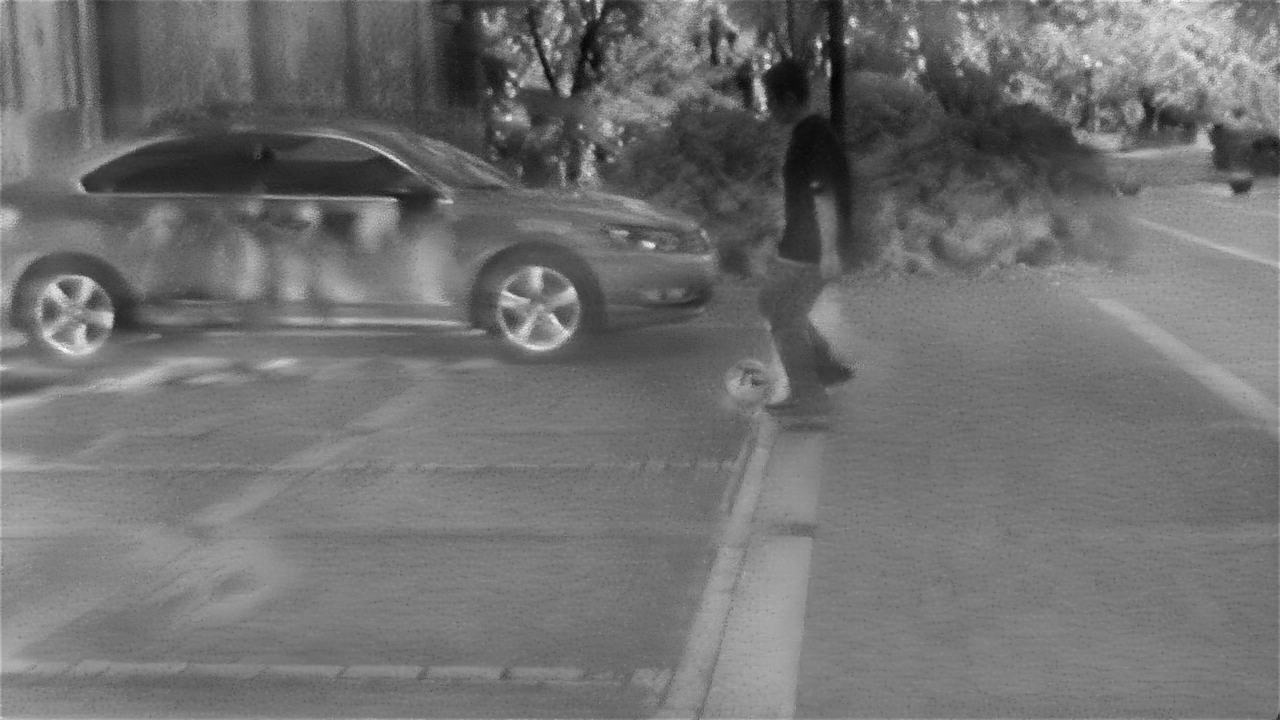
#> input picture data/test/frame_000402.png, 1280 x 720 px
$ python akaze3.py
#> lines starting #> are read from the running program, lines starting #| are printed output that depends on the picture; long printed decimals are rounded
import numpy as np
import cv2

# 读取图像
img1 = cv2.imread('frame_000402.png')  # 事件图像
#> img1 is the input picture: shape (720, 1280, 3); min 2, max 255, mean 112.8
img2 = cv2.imread('000403.png')        # RGB图像
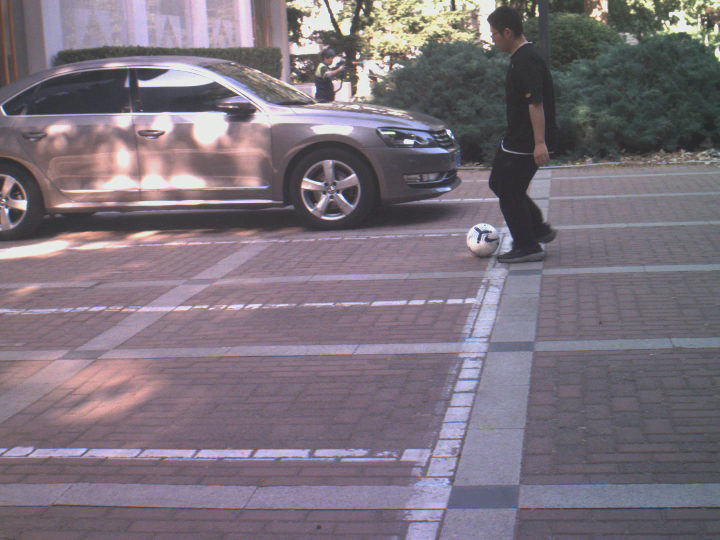
#> input picture data/test/000403.png, 1440 x 1080 px (shown at 1/2 size)
#> img2 is the input picture: shape (1080, 1440, 3); mean B, G, R 124.4, 114, 124

# 相机标定参数
rgb_camera_matrix = np.array([[2564.19310444823, 0, 739.387821416966],
                              [0, 2563.41510197018, 537.540801537576],
                              [0, 0, 1]])
rgb_dist_coeffs = np.array([-0.161037226394270, 0.128949733352634, 0, 0, 0])

dvs_camera_matrix = np.array([[1671.20555532487, 0, 644.067031753728],
                              [0, 1670.49054323916, 373.313702644126],
                              [0, 0, 1]])
dvs_dist_coeffs = np.array([-0.0707315665225943, 0.290205090753698, 0, 0, 0])

# 图像去畸变
undistorted_img1 = cv2.undistort(img1, dvs_camera_matrix, dvs_dist_coeffs)
undistorted_img2 = cv2.undistort(img2, rgb_camera_matrix, rgb_dist_coeffs)
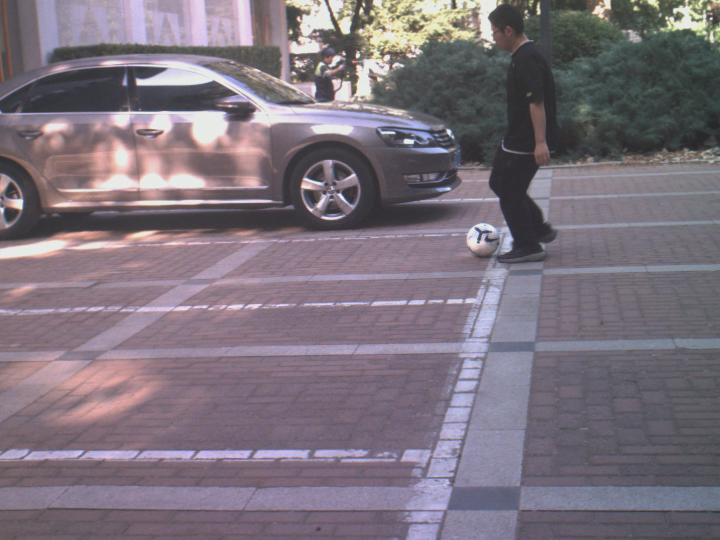
#> undistorted_img2: shape (1080, 1440, 3) (shown at 1/2 size); mean B, G, R 124.5, 114, 124

# 将图像转换为灰度图
gray1 = cv2.cvtColor(undistorted_img1, cv2.COLOR_BGR2GRAY)
gray2 = cv2.cvtColor(undistorted_img2, cv2.COLOR_BGR2GRAY)
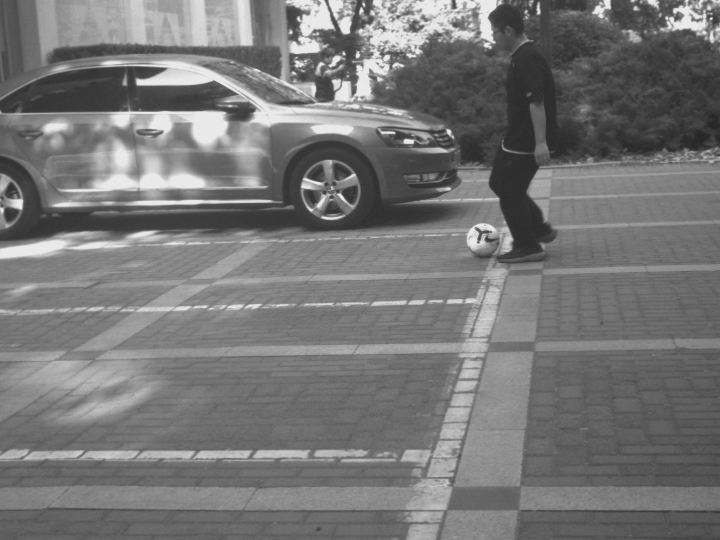
#> gray2: shape (1080, 1440) (shown at 1/2 size); min 36, max 239, mean 118.2

# init AKAZE detector
akaze = cv2.AKAZE_create()

# Find the keypoints and descriptors with AKAZE
kp1, des1 = akaze.detectAndCompute(gray1, None)
#> kp1 = 673 keypoints; strongest (x, y, size): (104, 318, 11.4), (819, 43, 5.7), (922, 61, 8.1), (569, 294, 11.4)
kp2, des2 = akaze.detectAndCompute(gray2, None)
#> kp2 = 2129 keypoints; strongest (x, y, size): (897, 263, 8.1), (614, 368, 16.1), (279, 164, 11.4), (715, 110, 8.1)

print(f"Keypoints in img1: {len(kp1)}, Keypoints in img2: {len(kp2)}")
#| Keypoints in img1: 673, Keypoints in img2: 2129

# BFMatcher with default params
bf = cv2.BFMatcher()
matches = bf.knnMatch(des1, des2, k=2)
#> matches = 673 matches

# Apply ratio test and collect good matches
good_matches = []
for m, n in matches:
    if m.distance < 0.95 * n.distance:
        good_matches.append(m)
#> after the loop, good_matches = 240 matches

print(f"Number of good matches: {len(good_matches)}")
#| Number of good matches: 240

# Sort the good matches by their distance (quality of match)
good_matches = sorted(good_matches, key=lambda x: x.distance)

# Select top N matches (e.g., top 50 or less if fewer matches)
N = min(50, len(good_matches))
#> N = 50
best_matches = good_matches[:N]
#> best_matches = 50 matches

# Calculate slopes and filter matches by distance
filtered_matches = []
slopes = []

for i, match in enumerate(best_matches):
    x1, y1 = kp1[match.queryIdx].pt
    x2, y2 = kp2[match.trainIdx].pt

    # Calculate the distance between (x1, y1) and (x2, y2)
    distance = np.sqrt((x2 - x1) ** 2 + (y2 - y1) ** 2)

    # Filter out matches where distance is less than 100
    #if distance < 190 or distance > 260:
    if distance < 172 or distance > 305:
       continue

    # Calculate slope (y2 - y1) / (x2 - x1)
    if x2 - x1 == 0:  # Handle vertical line case
        slope = 0
    else:
        # 计算斜率 (y2 - y1) / (x2 - x1)
        if x2 - x1 == 0:  # 处理垂直线的情况
            slope = 0
        else:
            slope = (y2 - y1) / (x2 - x1)

        if abs(slope) < 0.8 and slope > 0:  # 修正的条件
            print("add", x1, y1, x2, y2, slope, distance)
            slopes.append((slope, match))  # 存储斜率和对应的匹配
#> this loop made 50 passes
#> (x1, y1, x2, y2, distance, slope) on passes 2, 3, 6, 8, 12, 14, 18, 25, 29, 30, 37, 38: (783, 393.7, 1018, 497.7, 256.9, 0.442), (629.2, 126.6, 870.7, 60.78, 250.3, -0.272), (766.7, 324.7, 988, 398.2, 233.1, 0.332), (784.1, 379.7, 1020.6, 477.5, 255.9, 0.414), (772.5, 366.9, 1002, 458.2, 247, 0.398), (818, 199.5, 1063.8, 211.4, 246.1, 0.0485), (635.3, 206.2, 679.9, 390.5, 189.6, 4.13), (1180, 97.27, 1111.1, 312.9, 226.4, -3.13), (536.3, 271.2, 705.8, 352.5, 188, 0.48), (1029.8, 104.3, 1074.9, 404.8, 303.8, 6.66), (246, 286.5, 388.8, 404.3, 185.1, 0.825), (988.3, 68.07, 1247.2, 62.82, 258.9, -0.0203)
#> (x1, y1, x2, y2, distance) on passes 1, 4, 5, 7, 9, 10: (537.1, 270.5, 610.7, 358.6, 114.8), (956.7, 58.75, 232.7, 218.4, 741.4), (1027.6, 92.65, 911.9, 72.48, 117.4), (566, 332.9, 607.1, 371.9, 56.66), (1007.5, 88.38, 1107.6, 142.9, 114), (503.3, 302.5, 610.7, 358.6, 121.2)
#| add 783.007 393.741 1018.001 497.654 0.4422 256.943
#| add 766.746 324.684 987.954 398.190 0.3323 233.101
#| add 784.134 379.700 1020.628 477.492 0.4135 255.915
#| add 772.505 366.909 1001.973 458.178 0.3977 246.953
#| add 817.993 199.477 1063.830 211.410 0.04854 246.127
#| add 536.322 271.222 705.842 352.537 0.4797 188.013
#| add 551.303 284.195 275.089 160.198 0.4489 302.769
#> after the loop, slopes = 7 items


# Sort matches based on slope
slopes_sorted = sorted(slopes, key=lambda x: x[0])
#> slopes_sorted = 7 items

# Extract the sorted best matches
sorted_best_matches = [match for _, match in slopes_sorted]
#> sorted_best_matches = 7 matches

# Optionally, select top N matches from the sorted list
N = min(4, len(sorted_best_matches))
#> N = 4
best_matches = sorted_best_matches[:N]
#> best_matches = 4 matches

print(f"Filtered matches after slope sorting: {len(best_matches)}")
#| Filtered matches after slope sorting: 4

# Select good matched keypoints from top matches
ref_matched_kpts = np.float32([kp1[m.queryIdx].pt for m in best_matches]).reshape(-1, 1, 2)
#> ref_matched_kpts = [[818, 199.5], [766.7, 324.7], [772.5, 366.9], [784.1, 379.7]]
sensed_matched_kpts = np.float32([kp2[m.trainIdx].pt for m in best_matches]).reshape(-1, 1, 2)
#> sensed_matched_kpts = [[1063.8, 211.4], [988, 398.2], [1002, 458.2], [1020.6, 477.5]]

# Draw matches
img3 = cv2.drawMatches(img1, kp1, img2, kp2, best_matches, None, flags=cv2.DrawMatchesFlags_NOT_DRAW_SINGLE_POINTS)
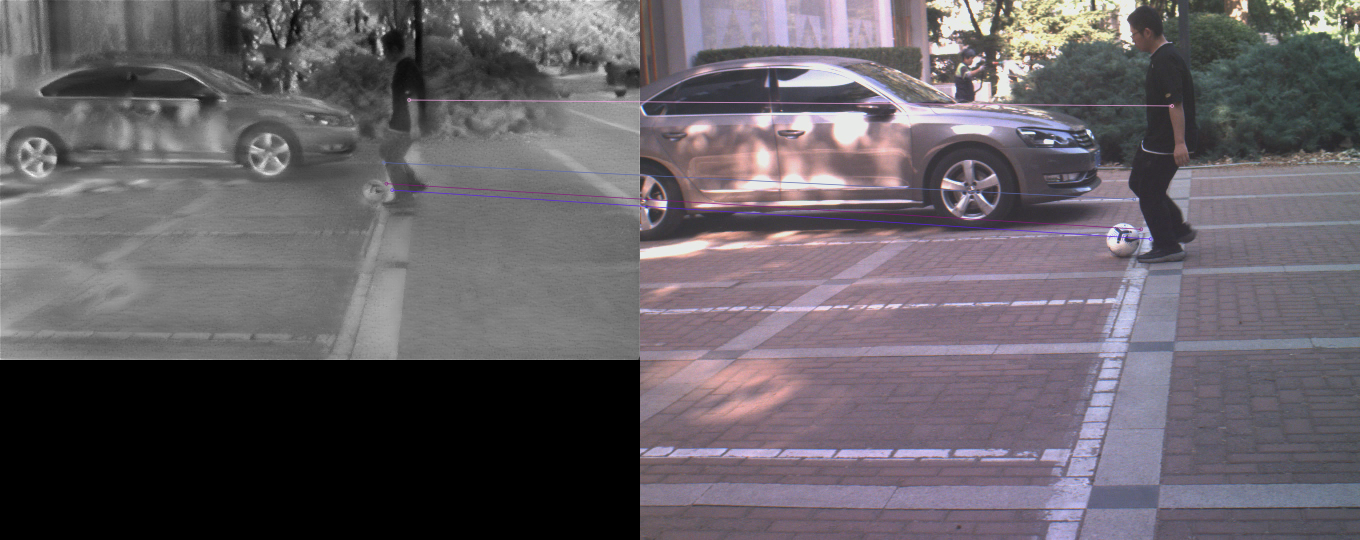
#> img3: shape (1080, 2720, 3) (shown at 1/2 size); mean B, G, R 101.4, 95.7, 101.1
cv2.imwrite('sorted_matches.jpg', img3)

# 读取稀疏图像
sparse_img = cv2.imread('events_000402.png', cv2.IMREAD_UNCHANGED)
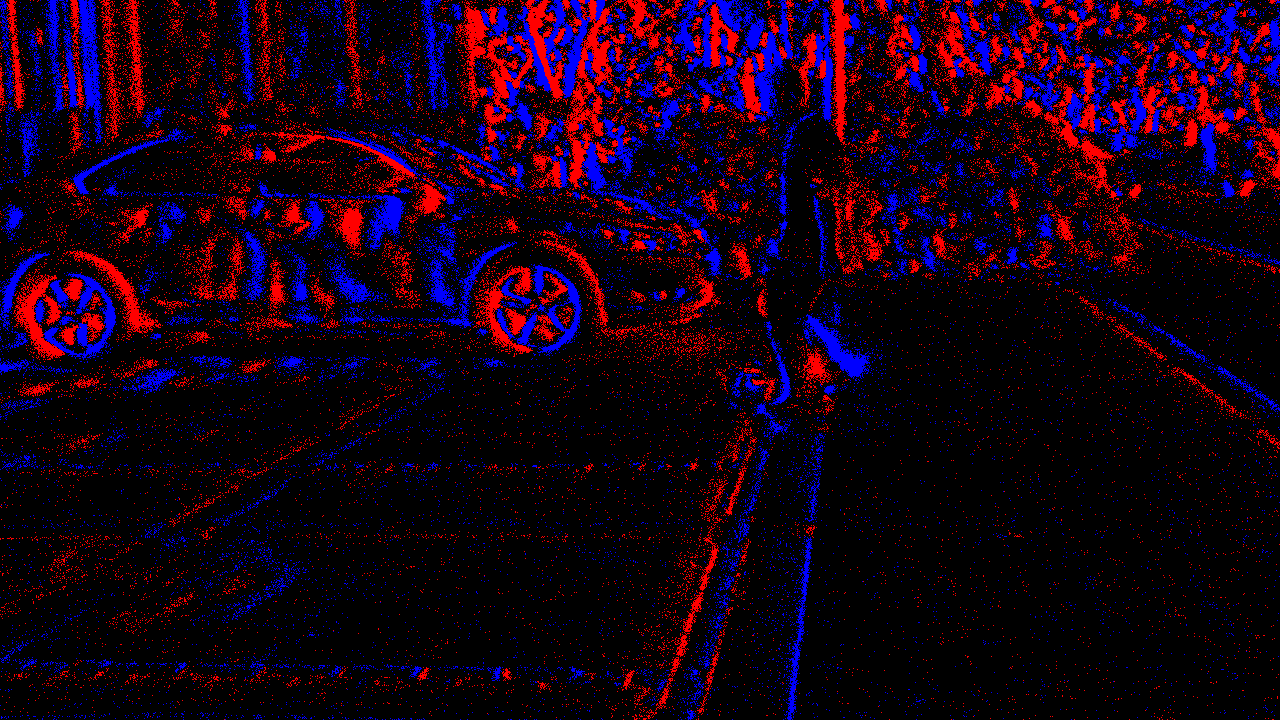
#> input picture data/test/events_000402.png, 1280 x 720 px
#> sparse_img is the input picture: shape (720, 1280, 3); mean B, G, R 20, 0, 21.9

# 确保H矩阵已计算
if len(ref_matched_kpts) >= 4 and len(sensed_matched_kpts) >= 4:
    # Compute homography using RANSAC
    H, status = cv2.findHomography(ref_matched_kpts, sensed_matched_kpts, cv2.RANSAC, 5.0)
#> H = [[-38.83, -21.51, 21248.2], [-10.54, -30.74, 11812.2], [-0.0134, -0.0197, 1]]; status = [1, 1, 1, 1]
    print(H)
#| [[-3.88340364e+01 -2.15105497e+01  2.12481772e+04]
#|  [-1.05409334e+01 -3.07433780e+01  1.18121541e+04]
#|  [-1.34309488e-02 -1.97201023e-02  1.00000000e+00]]
    # Warp sparse image using the computed homography
    warped_sparse_image = cv2.warpPerspective(sparse_img, H, (img2.shape[1], img2.shape[0]))
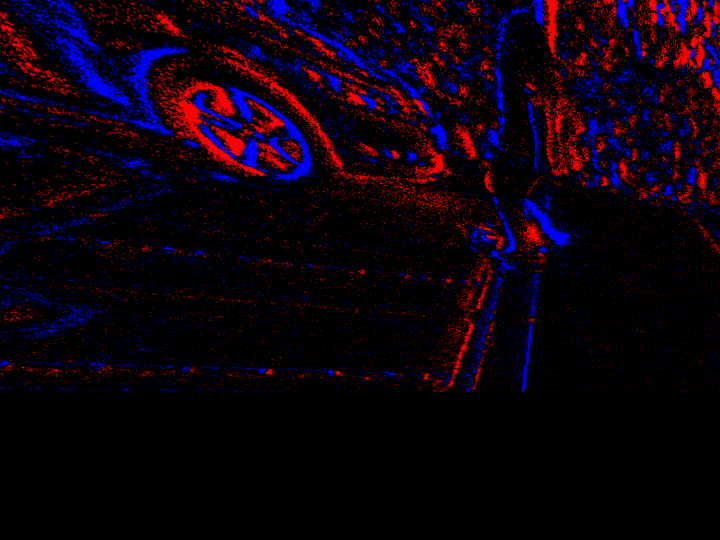
#> warped_sparse_image: shape (1080, 1440, 3) (shown at 1/2 size); mean B, G, R 13, 0, 12.8

    # 显示结果
    cv2.imshow('Warped Sparse Image', warped_sparse_image)
    cv2.waitKey(5000)
    cv2.destroyAllWindows()
else:
    print("Not enough matches to compute homography.")
# (607.4827270507812, 131.10214233398438, 737.3272705078125, 114.23444366455078)
# 斜率 = 0.1287，距离 = 131.0936

# (521.06298828125, 71.2156753540039, 750.8406372070312, 141.3421173095703)
# 斜率 = 0.2592，距离 = 241.1351

# (779.7191772460938, 382.30743408203125, 1015.2064208984375, 479.00927734375)
# 斜率 = 0.4224，距离 = 254.0848

# (246.0263214111328, 286.462646484375, 388.7841796875, 404.28472900390625)
# 斜率 = 0.8303，距离 = 186.2207

# (436.5704345703125, 147.9586944580078, 217.69081115722656, 342.6883850097656)
# 斜率 = -0.9017，距离 = 296.1186

# (703.5863037109375, 233.1622314453125, 840.407470703125, 84.8691177368164)
# 斜率 = -1.0857，距离 = 198.2965

# (819.306884765625, 200.5362091064453, 695.45263671875, 63.247074127197266)
# 斜率 = 1.1075，距离 = 183.6856

# (561.2816772460938, 332.8990783691406, 511.77508544921875, 226.50843811035156)
# 斜率 = 2.1158，距离 = 117.0056

# (372.43511962890625, 205.96762084960938, 410.6922912597656, 88.89032745361328)
# 斜率 = -3.0925，距离 = 122.8338

# (635.3250732421875, 206.2177734375, 679.90283203125, 390.4884338378906)
# 斜率 = 4.2077，距离 = 189.3173
